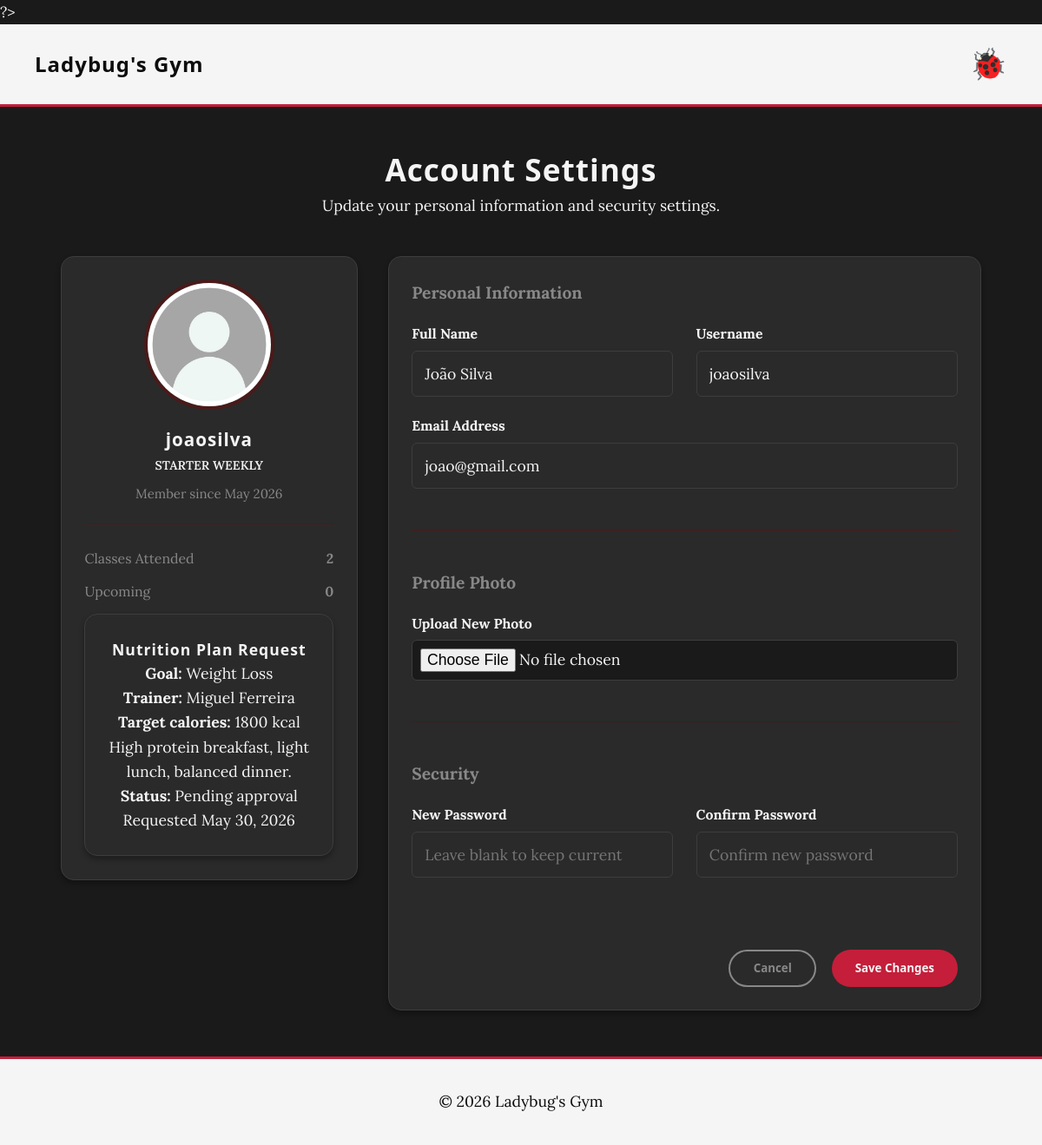
Page /pages/profile.php (signed in) on the earlier database version.
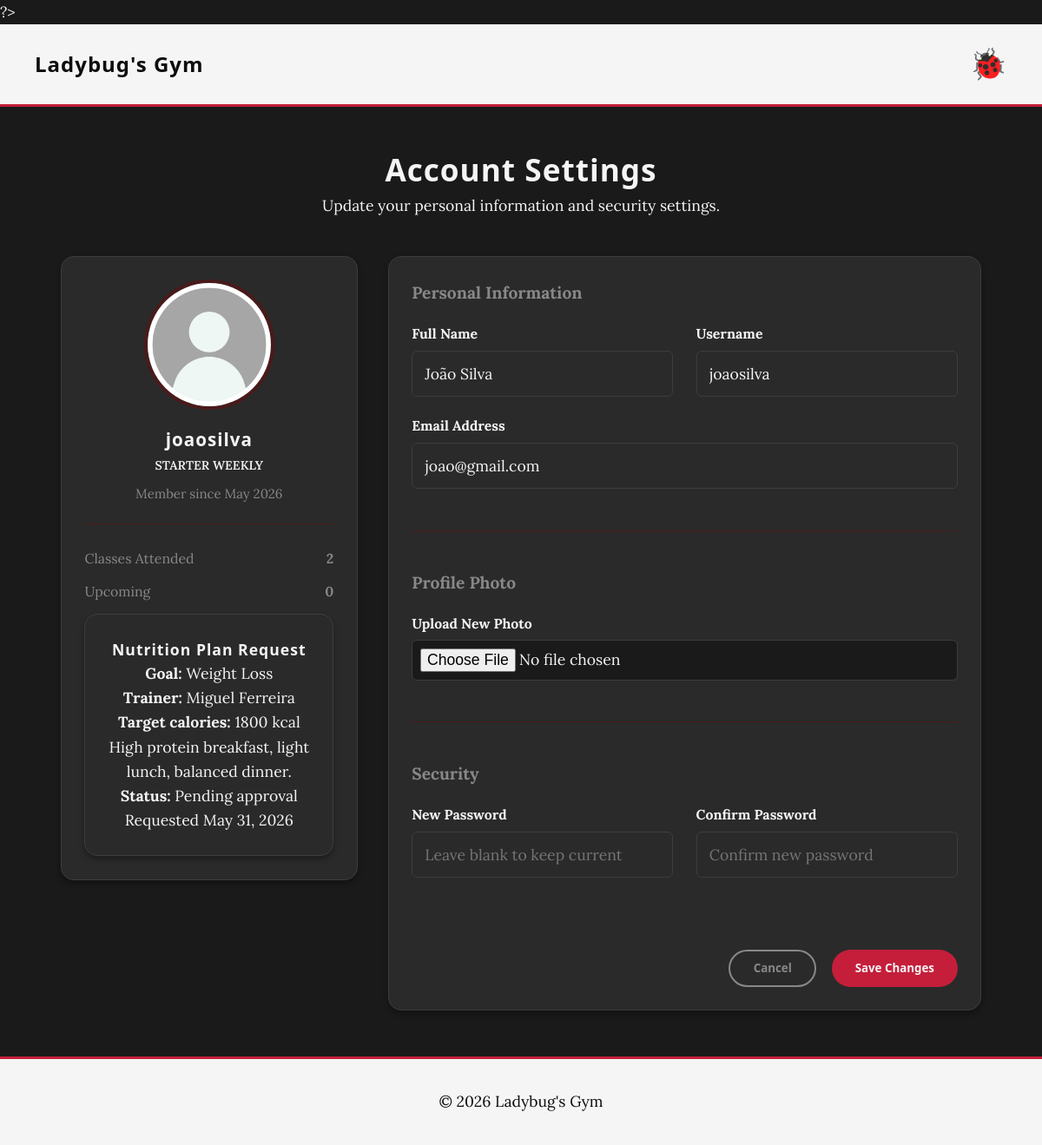
Same page on the later database version.
### tables this page shows
CREATE TABLE users (
    id INTEGER PRIMARY KEY AUTOINCREMENT,
    username VARCHAR(50) UNIQUE NOT NULL,
    email VARCHAR(100) UNIQUE NOT NULL,
    password_hash TEXT NOT NULL,
    name TEXT NOT NULL,
    role TEXT CHECK(role IN ('member', 'trainer', 'admin')) NOT NULL DEFAULT 'member',
    profile_photo TEXT,
    active INTEGER NOT NULL DEFAULT 1 CHECK(active IN (0,1)),
    created_at TEXT DEFAULT CURRENT_TIMESTAMP,
    plan_id INTEGER REFERENCES plans(id) ON DELETE SET NULL
);

CREATE TABLE plans (
    id INTEGER PRIMARY KEY AUTOINCREMENT,
    name TEXT NOT NULL,
    price REAL NOT NULL,
    billing_cycle TEXT CHECK(billing_cycle IN ('weekly', 'monthly', 'yearly')) DEFAULT 'weekly',
    features TEXT
);

CREATE TABLE nutrition_plans (
    id INTEGER PRIMARY KEY AUTOINCREMENT,
    user_id INTEGER NOT NULL,
    trainer_id INTEGER NOT NULL,
    target_calories INTEGER,
    goal TEXT CHECK(goal IN ('Weight Loss', 'Muscle Gain', 'Maintenance')),
    meal_details TEXT,
    created_at TEXT DEFAULT CURRENT_TIMESTAMP,
    FOREIGN KEY(user_id) REFERENCES users(id) ON DELETE CASCADE,
    FOREIGN KEY(trainer_id) REFERENCES users(id) ON DELETE SET NULL
);

### pages/profile.php (called while the page is built, shortened)
<?php
require_once(__DIR__ . '/../templates/common.tpl.php');
require_once(__DIR__ . '/../templates/profile.tpl.php');
require_once(__DIR__ . '/../database/user.class.php');
$userId = Session::getUserId();
$user = User::getById($userId);
$Name = $user->getName();
$Username = $user->getUsername();
$Email = $user->getEmail();
$ProfilePhoto = resolvePhoto($user->getProfilePhoto()) ?? '../img/default.png';
$PlanName = $user->getPlanName();
$CreatedAt = $user->getCreatedAt();
$classesAttended = $user->getClassesAttendedCount();
$upcomingClasses = $user->getUpcomingClassesCount();
$Role = $user->getRole();
$nutritionPlan = null;
try {
    $db = getDatabaseConnection();
    $stmt = $db->prepare('SELECT np.goal, np.target_calories, np.meal_details, np.created_at, t.name AS trainer_name
                         FROM nutrition_plans np
                         JOIN users t ON np.trainer_id = t.id
                         WHERE np.user_id = ?
                         ORDER BY np.created_at DESC
                         LIMIT 1');
    $stmt->execute([$userId]);
    $nutritionPlan = $stmt->fetch(PDO::FETCH_ASSOC) ?: null;
} catch (PDOException $e) {
    error_log('Database error fetching nutrition plan: ' . $e->getMessage());
    $nutritionPlan = null;
}
drawHead("My Profile | Ladybug's Gym");
drawHeader();
drawProfileForm($Name, $Username, $Email, $ProfilePhoto, $PlanName, $CreatedAt, $classesAttended, $upcomingClasses, $Role, $nutritionPlan);
drawFooter();

### database/user.class.php (called while the page is built, shortened)
<?php
class User {
    public static function getById(int $id, ?PDO $db = null): ?User {
        $db = $db ?? getDatabaseConnection();
        $stmt = $db->prepare('
            SELECT u.id, u.username, u.email, u.name, u.role, u.active, u.profile_photo, u.created_at, p.name AS plan_name
            FROM users u
            LEFT JOIN plans p ON u.plan_id = p.id
            WHERE u.id = ?
        ');
        $stmt->execute([$id]);
        $row = $stmt->fetch(PDO::FETCH_ASSOC);
        return new User(
            (int)$row['id'],
            $row['username'],
            $row['email'],
            $row['name'],
            $row['role'],
            (bool)$row['active'],
            $row['profile_photo'],
            $row['plan_name'],
            $row['created_at'],
            $db
        );
    }
}
?>

### templates/profile.tpl.php (the view, shortened to what this page needs)
<?php
function drawProfileForm($Name, $Username, $Email, $ProfilePhoto, $badge, $memberSince, $classesAttended, $upcomingClasses, $Role = 'member', ?array $nutritionPlan = null) {
    $date = new DateTime($memberSince);
    $formattedDate = $date->format('M Y');
    $badgeClass ='';
?>
    <main class="container profile-page">
        <div class="page-header">
            <h2>Account Settings</h2>
            <p>Update your personal information and security settings.</p>
        </div>
        <div class="profile-layout">
            <aside class="profile-sidebar card">
                <img src="<?= htmlspecialchars($ProfilePhoto) ?>" alt="Current Profile Photo" class="profile-avatar" loading="lazy">
                <h3><?= htmlspecialchars($Username) ?></h3>
                <?php if ($Role === 'trainer' ): ?>
                    <span class="badge badge-red">Trainer</span>
                    <p class="member-since">Trainer since <?= htmlspecialchars($formattedDate) ?></p>
                <?php elseif ($Role === 'member'): ?>
                    <?php if ($badge): ?>
                        <span class="badge <?= htmlspecialchars($badgeClass) ?>"><?= htmlspecialchars($badge) ?></span>
                    <?php else: ?>
                        <span class="badge badge-gray">No Active Plan</span>
                    <?php endif; ?>
                    <p class="member-since">Member since <?= htmlspecialchars($formattedDate) ?></p>
                    <ul class="profile-stats">
                        <li><span>Classes Attended</span> <strong><?= htmlspecialchars((string)$classesAttended) ?></strong></li>
                        <li><span>Upcoming</span> <strong><?= htmlspecialchars((string)$upcomingClasses) ?></strong></li>
                    </ul>
                    <?php if ($nutritionPlan): ?>
                        <div class="nutrition-plan-card card">
                            <h4>Nutrition Plan Request</h4>
                            <p><strong>Goal:</strong> <?= htmlspecialchars($nutritionPlan['goal'] ?? 'N/A') ?></p>
                            <p><strong>Trainer:</strong> <?= htmlspecialchars($nutritionPlan['trainer_name'] ?? 'N/A') ?></p>
                            <p><strong>Target calories:</strong> <?= htmlspecialchars((string)($nutritionPlan['target_calories'] ?? 'Custom')) ?> kcal</p>
                            <p class="plan-detail"><?= nl2br(htmlspecialchars($nutritionPlan['meal_details'] ?? 'Pending approval from your trainer.')) ?></p>
                            <p class="plan-status"><strong>Status:</strong> Pending approval</p>
                            <?php if (!empty($nutritionPlan['created_at'])): ?>
                                <p class="plan-created">Requested <?= htmlspecialchars((new DateTime($nutritionPlan['created_at']))->format('M d, Y')) ?></p>
                            <?php endif; ?>
                        </div>
                    <?php endif; ?>
                <?php else: ?>
                    <span class="badge badge-red">Admin</span>
                    <p class="member-since">Admin since <?= htmlspecialchars($formattedDate) ?></p>
                <?php endif; ?>
            </aside>
            <div class="profile-form-container card">
                <form id="profile-form" action="../actions/action_editProfile.php" method="POST" enctype="multipart/form-data">
                    <fieldset class="form-section">
                        <legend>Personal Information</legend>
                        <div class="form-row">
                            <div class="form-group">
                                <label for="fullName">Full Name</label>
                                <input type="text" id="fullName" name="fullName" class="input-field" value="<?= htmlspecialchars($Name) ?>" disabled>
                            </div>
                            <div class="form-group">
                                <label for="username">Username</label>
                                <input type="text" id="username" name="username" class="input-field" value="<?= htmlspecialchars($Username) ?>" disabled>
                            </div>
                        </div>
                        <div class="form-group">
                            <label for="profile-email-input">Email Address</label>
                            <input type="email" id="profile-email-input" name="email" class="input-field" value="<?= htmlspecialchars($Email) ?>" required>
                        </div>
                    </fieldset>
                    <fieldset class="form-section">
                        <legend>Profile Photo</legend>
                        <div class="form-group">
                            <label for="profile-photo-input">Upload New Photo</label>
                            <input type="file" id="profile-photo-input" name="profile_photo" class="input-field" accept="image/png, image/jpeg, image/webp">
                        </div>
                    </fieldset>
                    <fieldset class="form-section">
                        <legend>Security</legend>
                        <div class="form-row">
                            <div class="form-group">
                                <label for="profile-password-input">New Password</label>
                                <input type="password" id="profile-password-input" name="password" class="input-field" placeholder="Leave blank to keep current">
                            </div>
                            <div class="form-group">
                                <label for="profile-confirm-password-input">Confirm Password</label>
                                <input type="password" id="profile-confirm-password-input" name="confirmPassword" class="input-field" placeholder="Confirm new password">
                            </div>
                        </div>
                    </fieldset>
                    <div class="form-actions">
                        <button type="button" class="button button-outline" onclick="window.location.href='index.php'">Cancel</button>
                        <button type="submit" class="button">Save Changes</button>
                    </div>
                </form>
            </div>
        </div>
    </main>
<?php
}
?>

### templates/common.tpl.php (shortened to what this page needs)
<?php
function drawHead($title) {
    ?>
    <!DOCTYPE html>
    <html lang="en">
    <head>
        <?php drawCSSLinks(); ?>
    </head>
    <body>
    <?php
}
function drawHeader() {
    require_once(__DIR__ . '/../database/user.class.php');
    ?>
    <header class="site-header">
        <div class="container header-container" id="headerContainer">
            <h1><a href="index.php">Ladybug's Gym</a></h1>
            <div class="logo-container" id="ladybugToggle">
                <div class="ladybug-icon">🐞</div>
            </div>
        </div>
    </header>
    <?php
}
?>
<?php
function drawFooter() {
    ?>
    <footer class="site-footer">
        <div class="container">
            <p>&copy; 2026 Ladybug's Gym</p>
        </div>
    </footer>
    </body>
    </html>
    <?php
}
function drawCSSLinks() {
    ?>
    <link rel="stylesheet" href="../css/base.css">
    <link rel="stylesheet" href="../css/components.css">
    <link rel="stylesheet" href="../css/layout.css">
    <link rel="stylesheet" href="../css/pages.css">
    <link rel="stylesheet" href="../css/shared.css">
    <link rel="stylesheet" href="../css/cards.css">
    <link rel="stylesheet" href="../css/carousel.css">
    <link rel="stylesheet" href="../css/home.css">
    <link rel="stylesheet" href="../css/schedule.css">
    <link rel="stylesheet" href="../css/profile.css">
    <link rel="stylesheet" href="../css/login.css">
    <link rel="stylesheet" href="../css/trainers.css">
    <link rel="stylesheet" href="../css/trainer-dashboard.css">
    <link rel="stylesheet" href="../css/admin-dashboard.css">
    <?php
}

### css/base.css (style rules this page uses)
:root { --ladybug-red: #c41e3a; --ladybug-dark-red: #8b0000; --ladybug-black: #0d0d0d; --ladybug-dark-gray: #2a2a2a; --ladybug-medium-gray: #3d3d3d; --ladybug-white: #f5f5f5; --ladybug-bg: #1a1a1a; --ladybug-gray: #888; --ladybug-light: #4a1a1a; --accent-deep-red: #a01830; --accent-maroon: #7a0e26; --font-heading: 'Treova', 'Segoe UI', Arial, sans-serif; --font-body: 'Lora', Georgia, serif; --font-accent: 'Treova', 'Segoe UI', sans-serif; --primary-green: var(--ladybug-gray); --accent-green: var(--ladybug-red); --light-green: var(--ladybug-light); --white: var(--ladybug-white); --gray: var(--ladybug-gray); --bg-color: var(--ladybug-bg); }
* { margin: 0; padding: 0; box-sizing: border-box; }
body { font-family: var(--font-body); line-height: 1.6; color: var(--ladybug-white); background-color: var(--bg-color); font-size: 1.1rem; }
h1, h2, h3, h4, h5, h6 { font-family: var(--font-heading); letter-spacing: 1px; color: var(--ladybug-white); }
a { text-decoration: none; color: var(--primary-green); transition: color 0.3s; }
ul { list-style: none; }
img { max-width: 100%; display: block; }
fieldset { border: none; }

### css/components.css (style rules this page uses)
.button { font-family: var(--font-accent); display: inline-block; padding: 0.8em 2em; background-color: var(--ladybug-red); color: var(--ladybug-white); border-radius: 50px; font-weight: bold; text-align: center; border: none; cursor: pointer; transition: all 0.3s cubic-bezier(0.34, 1.56, 0.64, 1); position: relative; overflow: hidden; }
.button-outline { background-color: transparent; color: var(--primary-green); border: 2px solid var(--primary-green); }
.card { background-color: var(--ladybug-dark-gray); border-radius: 15px; padding: 1.5em; text-align: center; border: 1px solid var(--ladybug-medium-gray); box-shadow: 0 4px 6px rgba(0,0,0,0.3); transition: all 0.4s cubic-bezier(0.34, 1.56, 0.64, 1); color: var(--ladybug-white); }
.badge { display: inline-block; padding: 0.2em 0.8em; border-radius: 12px; font-size: 0.75em; font-weight: bold; text-transform: uppercase; margin-bottom: 0.5em; }
.form-group { margin-bottom: 1.2em; text-align: left; }
.form-group label { display: block; font-weight: bold; margin-bottom: 0.4em; color: var(--ladybug-white); font-size: 0.9em; }
.input-field { width: 100%; padding: 0.8em; border: 1px solid var(--ladybug-medium-gray); border-radius: 6px; font-family: inherit; font-size: 1em; transition: border-color 0.3s; background-color: var(--ladybug-dark-gray); color: var(--ladybug-white); }
input[type="file"] { padding: 0.5em; background-color: var(--bg-color); cursor: pointer; }

### css/layout.css (style rules this page uses)
.container { max-width: 1100px; margin: 0 auto; padding: 0 20px; width: 100%; }
.site-header { background-color: var(--ladybug-white); border-bottom: 3px solid var(--ladybug-red); padding: 1em 0; }
.site-header a, .site-header h1, .site-header nav { color: var(--ladybug-black); }
.header-container { display: flex; justify-content: space-between; align-items: center; position: relative; max-width: 100%; padding: 0 40px; }
.site-header h1 { font-size: 1.5rem; color: var(--ladybug-black); }
.site-footer { text-align: center; padding: 2em 0; background-color: var(--ladybug-white); color: var(--ladybug-black); border-top: 3px solid var(--ladybug-red); }
.site-footer .container { max-width: 100%; }
.logo-container { cursor: pointer; z-index: 20; position: relative; user-select: none; }
.ladybug-icon { font-size: 2.2rem; transition: transform 0.4s ease; }

### css/shared.css (style rules this page uses)
.page-header { text-align: center; margin-top: 1.5em; margin-bottom: 2.5em; }
.page-header h2 { color: var(--ladybug-white); font-size: 2.2rem; }
main.container { padding-top: 1em; }

### css/admin-dashboard.css (style rules this page uses)
.badge { display: inline-block; padding: 0.15em 0.6em; border-radius: 10px; font-size: 0.8em; font-weight: 600; border: none; cursor: pointer; }

Differences in the rows shown:
changed nutrition_plans "Weight Loss": created_at "May 30, 2026" → "May 31, 2026"
